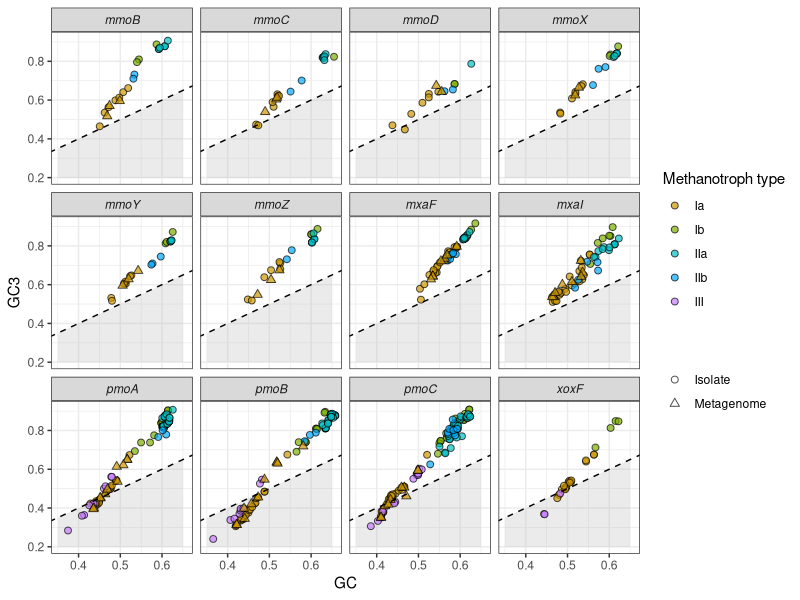
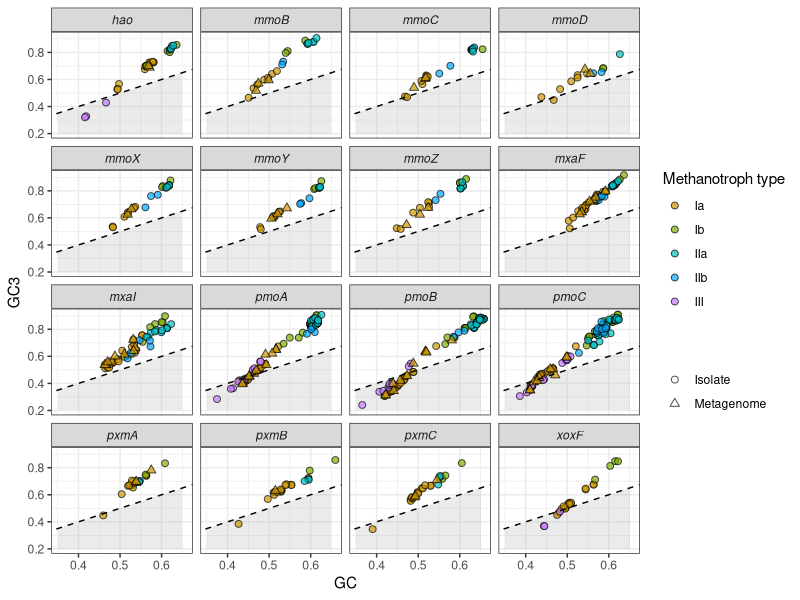

Write the R code that produced these figures, in order.
#install.packages('ggplot2')
#install.packages('ggrepel')
#install.packages('gridExtra')
#install.packages('scales')
#install.packages("ggpubr")
library('ggplot2')
library('ggrepel')
library('gridExtra')
library('scales')
library("ggpubr")

df <- read.delim(file = '1_QC_CH4.txt', header = TRUE)
table(df$group)
#show_col(hue_pal()(8))
manual_colors2 <- c("#CD9600", # Ia
                    "#7CAE00", # Ib
                    #"#00BE67", # Ic
                    "#00BFC4", # IIa *
                    "#00A9FF", # IIb
                    "#C77CFF")#, # III
                    #"#FF61CC") # NC10)


p_Fig1 <- ggplot(df[(df$gene_category=='pmo/amo' | df$gene_category=='mmo' | df$gene_category=='mxa' | df$gene_category=='xox'), ], aes(x=GC, y=GC3)) +
  geom_polygon(data=data.frame(x=c(0.35, 0.35, 0.65, 0.65), y=c(0.2, 0.35, 0.65, 0.2)), aes(x, y), fill="grey", alpha=0.3) +
  geom_point(aes(fill=group, pch=sample), alpha=0.7, size=2, colour="black") + 
  scale_fill_manual(values = manual_colors2) +
  scale_shape_manual(values=c(21, 24))+
  geom_abline(slope = 1, intercept = c(0, 0), lty=2, colour='black') +
  theme_bw() +
  facet_wrap(~gene_category_subunit) + 
  theme(strip.text = element_text(face = "italic"))+
  guides(fill = guide_legend(title="Methanotroph type", override.aes=list(shape=21)), shape = guide_legend(title="", override.aes=list(color="black"))) +
  NULL
ggsave(filename = "Fig1.pdf", plot = p_Fig1, device = "pdf", width = 9, height = 7, useDingbats=FALSE)


#p_Fig1_simpler <- ggplot(df[(df$gene_category=='pmo/amo' | df$gene_category=='mmo' | df$gene_category=='mxa' | df$gene_category=='xox'), ], aes(x=GC, y=GC3)) +
#  geom_polygon(data=data.frame(x=c(0.35, 0.35, 0.65, 0.65), y=c(0.2, 0.35, 0.65, 0.2)), aes(x, y), fill="grey", alpha=0.3) +
#  geom_point(aes(colour=group, pch=sample), alpha=1/2, size=2) + 
#  scale_color_manual(values = manual_colors2) +
#  geom_abline(slope = 1, intercept = c(0, 0), lty=2, colour='black') +
#  theme_classic2() +
#  facet_wrap(~gene_category_subunit, scales = "free") +
#  theme(strip.background = element_blank(),
#        panel.grid.major = element_blank(),
#        panel.grid.minor = element_blank(),
#        strip.text = element_text(face = "italic"))+
#  NULL
#ggsave(filename = "Fig1_simpler.pdf", plot = p_Fig1_simpler, device = "pdf", width = 9, height = 7, useDingbats=FALSE)


p_Fig1_controls <- ggplot(df, aes(x=GC, y=GC3)) +
  geom_polygon(data=data.frame(x=c(0.35, 0.35, 0.65, 0.65), y=c(0.2, 0.35, 0.65, 0.2)), aes(x, y), fill="grey", alpha=0.3) +
  geom_point(aes(fill=group, pch=sample), alpha=0.7, size=2, colour="black") + 
  scale_fill_manual(values = manual_colors2) +
  scale_shape_manual(values=c(21, 24))+
  geom_abline(slope = 1, intercept = c(0, 0), lty=2, colour='black') +
  theme_bw() +
  facet_wrap(~gene_category_subunit) + 
  theme(strip.text = element_text(face = "italic"))+
  guides(fill = guide_legend(title="Methanotroph type", override.aes=list(shape=21)), shape = guide_legend(title="", override.aes=list(color="black"))) +
  NULL
ggsave(filename = "Fig1_controls.pdf", plot = p_Fig1_controls, device = "pdf", width = 9, height = 8, useDingbats=FALSE)


#p_Fig1CS2 <- ggplot(df[df$group=='Ia' & df$gene_category=='pmo/amo', ], aes(x=GC, y=GC3)) +
#  geom_polygon(data=data.frame(x=c(0.35, 0.35, 0.6, 0.6), y=c(0.25, 0.35, 0.6, 0.25)), aes(x, y), fill="grey", alpha=0.3) +
#  geom_point(aes(colour=group, pch=sample), alpha=0.3, size=2.5) + 
#  geom_abline(lty=2) + 
#  scale_color_manual(values = c("#CD9600")) +
#  theme_bw() +
#  facet_wrap(~gene_category_subunit) + 
#  theme()
#ggsave(filename = "Fig1CS2.pdf", plot = p_Fig1CS2, device = "pdf", width = 10, height = 3.5, useDingbats=FALSE)
